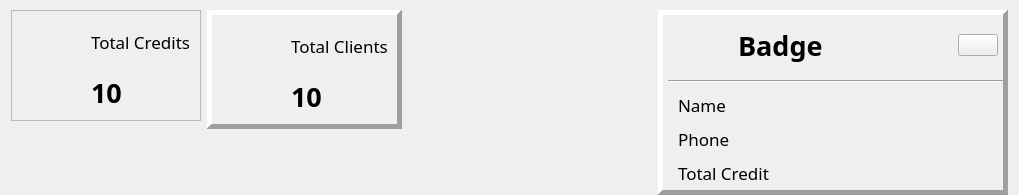
           <widget class="QWidget" name="widget" native="true">
            <layout class="QHBoxLayout" name="horizontalLayout_4">
             <property name="topMargin">
              <number>10</number>
             </property>
             <property name="bottomMargin">
              <number>0</number>
             </property>
             <item alignment="Qt::AlignTop">
              <widget class="QFrame" name="totalCreditsFrame">
               <property name="frameShape">
                <enum>QFrame::StyledPanel</enum>
               </property>
               <property name="frameShadow">
                <enum>QFrame::Raised</enum>
               </property>
               <layout class="QHBoxLayout" name="horizontalLayout_5">
                <property name="spacing">
                 <number>20</number>
                </property>
                <item>
                 <widget class="QLabel" name="label_6">
                  <property name="minimumSize">
                   <size>
                    <width>50</width>
                    <height>50</height>
                   </size>
                  </property>
                  <property name="maximumSize">
                   <size>
                    <width>50</width>
                    <height>50</height>
                   </size>
                  </property>
                  <property name="font">
                   <font>
                    <family>Monaco</family>
                    <pointsize>15</pointsize>
                   </font>
                  </property>
                  <property name="text">
                   <string/>
                  </property>
                  <property name="pixmap">
                   <pixmap resource="../resource.qrc">:/icons/assets/icons/credit-card.svg</pixmap>
                  </property>
                  <property name="scaledContents">
                   <bool>true</bool>
                  </property>
                 </widget>
                </item>
                <item>
                 <layout class="QVBoxLayout" name="verticalLayout_11">
                  <property name="topMargin">
                   <number>10</number>
                  </property>
                  <item>
                   <widget class="QLabel" name="label_7">
                    <property name="font">
                     <font>
                      <family>Monaco</family>
                      <pointsize>13</pointsize>
                     </font>
                    </property>
                    <property name="text">
                     <string>Total Credits</string>
                    </property>
                   </widget>
                  </item>
                  <item>
                   <widget class="QLabel" name="labelTotalCredits">
                    <property name="font">
                     <font>
                      <family>Monaco</family>
                      <pointsize>20</pointsize>
                      <weight>75</weight>
                      <bold>true</bold>
                     </font>
                    </property>
                    <property name="text">
                     <string>10</string>
                    </property>
                   </widget>
                  </item>
                 </layout>
                </item>
               </layout>
              </widget>
             </item>
             <item alignment="Qt::AlignTop">
              <widget class="QFrame" name="totalClientsFrame">
               <property name="frameShape">
                <enum>QFrame::Panel</enum>
               </property>
               <property name="frameShadow">
                <enum>QFrame::Raised</enum>
               </property>
               <property name="lineWidth">
                <number>5</number>
               </property>
               <property name="midLineWidth">
                <number>2</number>
               </property>
               <layout class="QHBoxLayout" name="horizontalLayout_6">
                <property name="spacing">
                 <number>20</number>
                </property>
                <item>
                 <widget class="QLabel" name="label_8">
                  <property name="sizePolicy">
                   <sizepolicy hsizetype="Expanding" vsizetype="Expanding">
                    <horstretch>0</horstretch>
                    <verstretch>0</verstretch>
                   </sizepolicy>
                  </property>
                  <property name="minimumSize">
                   <size>
                    <width>50</width>
                    <height>50</height>
                   </size>
                  </property>
                  <property name="maximumSize">
                   <size>
                    <width>50</width>
                    <height>50</height>
                   </size>
                  </property>
                  <property name="font">
                   <font>
                    <family>Monaco</family>
                    <pointsize>12</pointsize>
                   </font>
                  </property>
                  <property name="text">
                   <string/>
                  </property>
                  <property name="pixmap">
                   <pixmap resource="../resource.qrc">:/icons/assets/icons/users.svg</pixmap>
                  </property>
                  <property name="scaledContents">
                   <bool>true</bool>
                  </property>
                 </widget>
                </item>
                <item>
                 <layout class="QVBoxLayout" name="verticalLayout_6">
                  <property name="topMargin">
                   <number>10</number>
                  </property>
                  <item>
                   <widget class="QLabel" name="label_10">
                    <property name="font">
                     <font>
                      <family>Monaco</family>
                      <pointsize>13</pointsize>
                     </font>
                    </property>
                    <property name="text">
                     <string>Total Clients</string>
                    </property>
                   </widget>
                  </item>
                  <item>
                   <widget class="QLabel" name="labelTotalClients">
                    <property name="font">
                     <font>
                      <family>Monaco</family>
                      <pointsize>20</pointsize>
                      <weight>75</weight>
                      <bold>true</bold>
                     </font>
                    </property>
                    <property name="text">
                     <string>10</string>
                    </property>
                   </widget>
                  </item>
                 </layout>
                </item>
               </layout>
              </widget>
             </item>
             <item>
              <spacer name="horizontalSpacer_2">
               <property name="orientation">
                <enum>Qt::Horizontal</enum>
               </property>
               <property name="sizeType">
                <enum>QSizePolicy::Maximum</enum>
               </property>
               <property name="sizeHint" stdset="0">
                <size>
                 <width>250</width>
                 <height>20</height>
                </size>
               </property>
              </spacer>
             </item>
             <item>
              <widget class="QFrame" name="clientBadge">
               <property name="minimumSize">
                <size>
                 <width>350</width>
                 <height>0</height>
                </size>
               </property>
               <property name="frameShape">
                <enum>QFrame::Panel</enum>
               </property>
               <property name="frameShadow">
                <enum>QFrame::Raised</enum>
               </property>
               <property name="lineWidth">
                <number>5</number>
               </property>
               <property name="midLineWidth">
                <number>2</number>
               </property>
               <layout class="QVBoxLayout" name="verticalLayout_10">
                <property name="spacing">
                 <number>10</number>
                </property>
                <property name="leftMargin">
                 <number>5</number>
                </property>
                <property name="topMargin">
                 <number>5</number>
                </property>
                <property name="rightMargin">
                 <number>0</number>
                </property>
                <property name="bottomMargin">
                 <number>5</number>
                </property>
                <item>
                 <layout class="QHBoxLayout" name="horizontalLayout_8">
                  <property name="spacing">
                   <number>20</number>
                  </property>
                  <property name="rightMargin">
                   <number>5</number>
                  </property>
                  <item alignment="Qt::AlignVCenter">
                   <widget class="QLabel" name="clientIconLabel">
                    <property name="minimumSize">
                     <size>
                      <width>50</width>
                      <height>50</height>
                     </size>
                    </property>
                    <property name="maximumSize">
                     <size>
                      <width>50</width>
                      <height>50</height>
                     </size>
                    </property>
                    <property name="font">
                     <font>
                      <family>Monaco</family>
                      <pointsize>12</pointsize>
                     </font>
                    </property>
                    <property name="text">
                     <string/>
                    </property>
                    <property name="pixmap">
                     <pixmap resource="../resource.qrc">:/icons/assets/icons/users.svg</pixmap>
                    </property>
                    <property name="scaledContents">
                     <bool>true</bool>
                    </property>
                   </widget>
                  </item>
                  <item>
                   <widget class="QLabel" name="clientNameLabel">
                    <property name="font">
                     <font>
                      <family>Monaco</family>
                      <pointsize>20</pointsize>
                      <weight>75</weight>
                      <bold>true</bold>
                     </font>
                    </property>
                    <property name="text">
                     <string>Badge</string>
                    </property>
                   </widget>
                  </item>
                  <item alignment="Qt::AlignRight">
                   <widget class="QPushButton" name="pushButtonDelClient">
                    <property name="text">
                     <string/>
                    </property>
                    <property name="icon">
                     <iconset resource="../resource.qrc">
                      <normaloff>:/icons/assets/icons/user-minus.svg</normaloff>:/icons/assets/icons/user-minus.svg</iconset>
                    </property>
                    <property name="iconSize">
                     <size>
                      <width>40</width>
                      <height>40</height>
                     </size>
                    </property>
                   </widget>
                  </item>
                 </layout>
                </item>
                <item>
                 <widget class="Line" name="line">
                  <property name="orientation">
                   <enum>Qt::Horizontal</enum>
                  </property>
                 </widget>
                </item>
                <item>
                 <layout class="QFormLayout" name="formLayout">
                  <property name="horizontalSpacing">
                   <number>15</number>
                  </property>
                  <property name="verticalSpacing">
                   <number>10</number>
                  </property>
                  <property name="leftMargin">
                   <number>10</number>
                  </property>
                  <property name="topMargin">
                   <number>0</number>
                  </property>
                  <item row="0" column="0">
                   <widget class="QLabel" name="totalClientCreditLabel">
                    <property name="font">
                     <font>
                      <family>Monaco</family>
                      <pointsize>13</pointsize>
                     </font>
                    </property>
                    <property name="text">
                     <string>Name</string>
                    </property>
                   </widget>
                  </item>
                  <item row="0" column="1">
                   <widget class="QLabel" name="labelClientName">
                    <property name="font">
                     <font>
                      <family>Monaco</family>
                      <pointsize>13</pointsize>
                      <weight>75</weight>
                      <bold>true</bold>
                     </font>
                    </property>
                    <property name="text">
                     <string/>
                    </property>
                    <property name="alignment">
                     <set>Qt::AlignCenter</set>
                    </property>
                   </widget>
                  </item>
                  <item row="1" column="0">
                   <widget class="QLabel" name="label_2">
                    <property name="font">
                     <font>
                      <family>Monaco</family>
                      <pointsize>13</pointsize>
                     </font>
                    </property>
                    <property name="text">
                     <string>Phone</string>
                    </property>
                   </widget>
                  </item>
                  <item row="1" column="1">
                   <widget class="QLabel" name="labelClientPhone">
                    <property name="font">
                     <font>
                      <family>Monaco</family>
                      <pointsize>13</pointsize>
                      <weight>75</weight>
                      <bold>true</bold>
                     </font>
                    </property>
                    <property name="text">
                     <string/>
                    </property>
                    <property name="alignment">
                     <set>Qt::AlignCenter</set>
                    </property>
                   </widget>
                  </item>
                  <item row="2" column="0">
                   <widget class="QLabel" name="label_3">
                    <property name="font">
                     <font>
                      <family>Monaco</family>
                      <pointsize>13</pointsize>
                     </font>
                    </property>
                    <property name="text">
                     <string>Total Credit</string>
                    </property>
                   </widget>
                  </item>
                  <item row="2" column="1">
                   <widget class="QLabel" name="labelClientTotalCredit">
                    <property name="font">
                     <font>
                      <family>Monaco</family>
                      <pointsize>13</pointsize>
                      <weight>50</weight>
                      <bold>false</bold>
                     </font>
                    </property>
                    <property name="text">
                     <string/>
                    </property>
                    <property name="alignment">
                     <set>Qt::AlignCenter</set>
                    </property>
                   </widget>
                  </item>
                 </layout>
                </item>
               </layout>
              </widget>
             </item>
            </layout>
           </widget>
